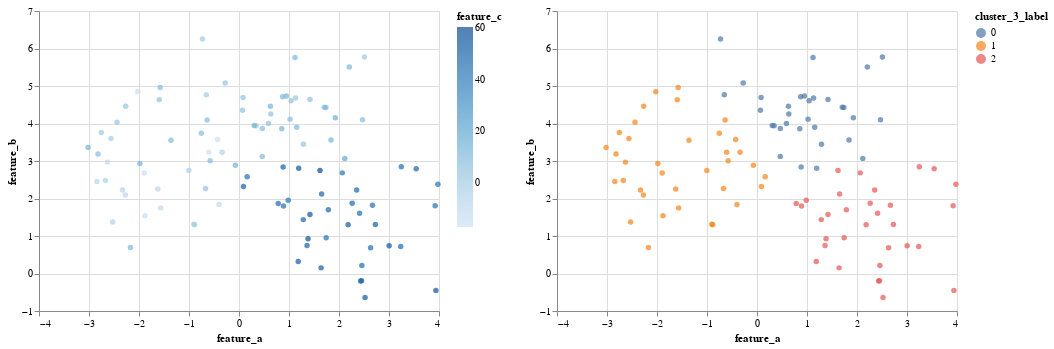

The notebook cell saved with this chart:
### Code cell
# Looks like 3 makes more sense, let's add feature_c to the visualization to see if we can find a relationship:
chart_c = alt.Chart(data).mark_circle().encode(
    x='feature_a',
    y='feature_b',
    color='feature_c'
)

chart_c | chart3

### Figure 1 — Vega-Lite specification as saved in the notebook (floating-point values rounded to 4 significant figures)
{"config": {"view": {"continuousWidth": 400, "continuousHeight": 300}}, "hconcat": [{"mark": "circle", "encoding": {"color": {"type": "quantitative", "field": "feature_c"}, "x": {"type": "quantitative", "field": "feature_a"}, "y": {"type": "quantitative", "field": "feature_b"}}}, {"mark": "circle", "encoding": {"color": {"type": "nominal", "field": "cluster_3_label"}, "x": {"type": "quantitative", "field": "feature_a"}, "y": {"type": "quantitative", "field": "feature_b"}}}], "data": {"name": "data-f8f5c1dab589384a2470c63277bb1946"}, "$schema": "https://vega.github.io/schema/vega-lite/v4.8.1.json", "datasets": {"data-f8f5c1dab589384a2470c63277bb1946": [{"feature_a": 2.632, "feature_b": 0.6894, "feature_c": 45.57, "cluster_3_label": 2, "cluster_4_label": 0}, {"feature_a": 0.0808, "feature_b": 4.691, "feature_c": 5.274, "cluster_3_label": 0, "cluster_4_label": 1}, {"feature_a": 3.003, "feature_b": 0.7427, "feature_c": 56.15, "cluster_3_label": 2, "cluster_4_label": 0}, {"feature_a": -0.6376, "feature_b": 4.091, "feature_c": 9.54, "cluster_3_label": 1, "cluster_4_label": 1}, {"feature_a": -0.07228, "feature_b": 2.884, "feature_c": 14.9, "cluster_3_label": 1, "cluster_4_label": 1}, {"feature_a": 0.6284, "feature_b": 4.46, "feature_c": 13.23, "cluster_3_label": 0, "cluster_4_label": 2}, {"feature_a": -2.674, "feature_b": 2.48, "feature_c": -2.954, "cluster_3_label": 1, "cluster_4_label": 3}, {"feature_a": -0.5775, "feature_b": 3.005, "feature_c": 9.183, "cluster_3_label": 1, "cluster_4_label": 1}, {"feature_a": 2.728, "feature_b": 1.305, "feature_c": 51.86, "cluster_3_label": 2, "cluster_4_label": 0}, {"feature_a": 0.3419, "feature_b": 3.941, "feature_c": 0.8631, "cluster_3_label": 0, "cluster_4_label": 2}, {"feature_a": 1.705, "feature_b": 4.433, "feature_c": 8.382, "cluster_3_label": 0, "cluster_4_label": 2}, {"feature_a": 2.207, "feature_b": 5.506, "feature_c": 11.83, "cluster_3_label": 0, "cluster_4_label": 2}, {"feature_a": 2.521, "feature_b": -0.6386, "feature_c": 52.9, "cluster_3_label": 2, "cluster_4_label": 0}, {"feature_a": 2.509, "feature_b": 5.773, "feature_c": 1.585, "cluster_3_label": 0, "cluster_4_label": 2}, {"feature_a": -2.272, "feature_b": 2.091, "feature_c": -7.918, "cluster_3_label": 1, "cluster_4_label": 3}, {"feature_a": 3.923, "feature_b": 1.804, "feature_c": 43.81, "cluster_3_label": 2, "cluster_4_label": 0}, {"feature_a": -1.625, "feature_b": 2.254, "feature_c": -8.337, "cluster_3_label": 1, "cluster_4_label": 3}, {"feature_a": 0.1631, "feature_b": 2.578, "feature_c": 45.26, "cluster_3_label": 1, "cluster_4_label": 1}, {"feature_a": -1.595, "feature_b": 4.631, "feature_c": 5.496, "cluster_3_label": 1, "cluster_4_label": 1}, {"feature_a": -2.631, "feature_b": 2.97, "feature_c": -10.94, "cluster_3_label": 1, "cluster_4_label": 3}, {"feature_a": -2.171, "feature_b": 0.6945, "feature_c": 10.87, "cluster_3_label": 1, "cluster_4_label": 3}, {"feature_a": -1.566, "feature_b": 1.75, "feature_c": -11.37, "cluster_3_label": 1, "cluster_4_label": 3}, {"feature_a": -0.8868, "feature_b": 1.301, "feature_c": -3.439, "cluster_3_label": 1, "cluster_4_label": 3}, {"feature_a": 0.08848, "feature_b": 2.323, "feature_c": 51.41, "cluster_3_label": 1, "cluster_4_label": 1}, {"feature_a": 0.9845, "feature_b": 1.952, "feature_c": 43.06, "cluster_3_label": 2, "cluster_4_label": 0}, {"feature_a": 2.182, "feature_b": 1.3, "feature_c": 53.21, "cluster_3_label": 2, "cluster_4_label": 0}, {"feature_a": 1.285, "feature_b": 1.437, "feature_c": 48.93, "cluster_3_label": 2, "cluster_4_label": 0}, {"feature_a": 0.8901, "feature_b": 1.798, "feature_c": 44.99, "cluster_3_label": 2, "cluster_4_label": 0}, {"feature_a": -1.896, "feature_b": 2.679, "feature_c": -15.13, "cluster_3_label": 1, "cluster_4_label": 3}, {"feature_a": -0.7551, "feature_b": 3.741, "feature_c": 8.441, "cluster_3_label": 1, "cluster_4_label": 1}, {"feature_a": 1.12, "feature_b": 5.758, "feature_c": 11.25, "cluster_3_label": 0, "cluster_4_label": 2}, {"feature_a": 3.544, "feature_b": 2.794, "feature_c": 49.57, "cluster_3_label": 2, "cluster_4_label": 0}, {"feature_a": 1.642, "feature_b": 0.1502, "feature_c": 52.53, "cluster_3_label": 2, "cluster_4_label": 0}, {"feature_a": 2.47, "feature_b": 4.099, "feature_c": 8.182, "cluster_3_label": 0, "cluster_4_label": 2}, {"feature_a": -1.982, "feature_b": 2.935, "feature_c": 14.61, "cluster_3_label": 1, "cluster_4_label": 3}, {"feature_a": 0.8562, "feature_b": 3.862, "feature_c": 12.71, "cluster_3_label": 0, "cluster_4_label": 2}, {"feature_a": 0.8731, "feature_b": 4.714, "feature_c": 11.24, "cluster_3_label": 0, "cluster_4_label": 2}, {"feature_a": 1.381, "feature_b": 0.9295, "feature_c": 57.52, "cluster_3_label": 2, "cluster_4_label": 0}, {"feature_a": 2.412, "feature_b": 1.604, "feature_c": 45.21, "cluster_3_label": 2, "cluster_4_label": 0}, {"feature_a": -2.266, "feature_b": 4.461, "feature_c": 3.985, "cluster_3_label": 1, "cluster_4_label": 1}, {"feature_a": -0.4003, "feature_b": 1.838, "feature_c": -10.83, "cluster_3_label": 1, "cluster_4_label": 3}, {"feature_a": 2.458, "feature_b": 0.2129, "feature_c": 46.05, "cluster_3_label": 2, "cluster_4_label": 0}, {"feature_a": 2.354, "feature_b": 2.224, "feature_c": 48.16, "cluster_3_label": 2, "cluster_4_label": 0}, {"feature_a": -0.73, "feature_b": 6.255, "feature_c": 0.708, "cluster_3_label": 0, "cluster_4_label": 1}, {"feature_a": 1.131, "feature_b": 4.682, "feature_c": 3.322, "cluster_3_label": 0, "cluster_4_label": 2}, {"feature_a": 0.4666, "feature_b": 3.866, "feature_c": 9.547, "cluster_3_label": 0, "cluster_4_label": 2}, {"feature_a": 1.184, "feature_b": 0.3188, "feature_c": 52.99, "cluster_3_label": 2, "cluster_4_label": 0}, {"feature_a": 1.361, "feature_b": 0.748, "feature_c": 50.44, "cluster_3_label": 2, "cluster_4_label": 0}, {"feature_a": -2.44, "feature_b": 4.035, "feature_c": 4.114, "cluster_3_label": 1, "cluster_4_label": 1}, {"feature_a": -1.004, "feature_b": 2.746, "feature_c": -2.283, "cluster_3_label": 1, "cluster_4_label": 3}, {"feature_a": 0.6363, "feature_b": 4.254, "feature_c": 4.241, "cluster_3_label": 0, "cluster_4_label": 2}, {"feature_a": 1.419, "feature_b": 1.574, "feature_c": 56.23, "cluster_3_label": 2, "cluster_4_label": 0}, {"feature_a": 0.06897, "feature_b": 4.356, "feature_c": 5.529, "cluster_3_label": 0, "cluster_4_label": 1}, {"feature_a": 2.264, "feature_b": 1.874, "feature_c": 48.6, "cluster_3_label": 2, "cluster_4_label": 0}, {"feature_a": -2.025, "feature_b": 4.847, "feature_c": -13.44, "cluster_3_label": 1, "cluster_4_label": 1}, {"feature_a": -0.6701, "feature_b": 2.267, "feature_c": 4.248, "cluster_3_label": 1, "cluster_4_label": 3}, {"feature_a": 3.234, "feature_b": 0.7177, "feature_c": 47.13, "cluster_3_label": 2, "cluster_4_label": 0}, {"feature_a": 2.066, "feature_b": 2.684, "feature_c": 41.65, "cluster_3_label": 2, "cluster_4_label": 0}, {"feature_a": 1.022, "feature_b": 4.117, "feature_c": 8.173, "cluster_3_label": 0, "cluster_4_label": 2}, {"feature_a": 3.938, "feature_b": -0.4501, "feature_c": 55.86, "cluster_3_label": 2, "cluster_4_label": 0}, {"feature_a": 0.7848, "feature_b": 1.867, "feature_c": 46.62, "cluster_3_label": 2, "cluster_4_label": 0}, {"feature_a": -2.82, "feature_b": 3.185, "feature_c": 8.625, "cluster_3_label": 1, "cluster_4_label": 3}, {"feature_a": -2.33, "feature_b": 2.228, "feature_c": -6.057, "cluster_3_label": 1, "cluster_4_label": 3}, {"feature_a": -1.36, "feature_b": 3.553, "feature_c": 9.836, "cluster_3_label": 1, "cluster_4_label": 1}, {"feature_a": -3.018, "feature_b": 3.357, "feature_c": 13.83, "cluster_3_label": 1, "cluster_4_label": 3}, {"feature_a": 1.652, "feature_b": 2.12, "feature_c": 49.74, "cluster_3_label": 2, "cluster_4_label": 0}, {"feature_a": 1.737, "feature_b": 4.425, "feature_c": 12.41, "cluster_3_label": 0, "cluster_4_label": 2}, {"feature_a": -2.527, "feature_b": 1.373, "feature_c": -4.764, "cluster_3_label": 1, "cluster_4_label": 3}, {"feature_a": 1.744, "feature_b": 0.9538, "feature_c": 43.29, "cluster_3_label": 2, "cluster_4_label": 0}, {"feature_a": 1.926, "feature_b": 4.152, "feature_c": 15.94, "cluster_3_label": 0, "cluster_4_label": 2}, {"feature_a": -0.606, "feature_b": 3.237, "feature_c": -16.93, "cluster_3_label": 1, "cluster_4_label": 1}, {"feature_a": 3.246, "feature_b": 2.849, "feature_c": 45.21, "cluster_3_label": 2, "cluster_4_label": 0}, {"feature_a": -1.577, "feature_b": 4.957, "feature_c": 10.0, "cluster_3_label": 1, "cluster_4_label": 1}, {"feature_a": 3.978, "feature_b": 2.378, "feature_c": 44.36, "cluster_3_label": 2, "cluster_4_label": 0}, {"feature_a": 1.194, "feature_b": 2.808, "feature_c": 55.08, "cluster_3_label": 0, "cluster_4_label": 2}, {"feature_a": 2.116, "feature_b": 3.069, "feature_c": 19.56, "cluster_3_label": 0, "cluster_4_label": 2}, {"feature_a": 1.154, "feature_b": 3.902, "feature_c": 11.0, "cluster_3_label": 0, "cluster_4_label": 2}, {"feature_a": 0.3038, "feature_b": 3.944, "feature_c": 15.0, "cluster_3_label": 0, "cluster_4_label": 2}, {"feature_a": -1.881, "feature_b": 1.543, "feature_c": -12.89, "cluster_3_label": 1, "cluster_4_label": 3}, {"feature_a": 2.432, "feature_b": -0.2017, "feature_c": 45.61, "cluster_3_label": 2, "cluster_4_label": 0}, {"feature_a": -0.2765, "feature_b": 5.081, "feature_c": 3.821, "cluster_3_label": 0, "cluster_4_label": 1}, {"feature_a": 1.043, "feature_b": 4.606, "feature_c": 6.753, "cluster_3_label": 0, "cluster_4_label": 2}, {"feature_a": 1.787, "feature_b": 1.7, "feature_c": 48.65, "cluster_3_label": 2, "cluster_4_label": 0}, {"feature_a": -0.6539, "feature_b": 4.767, "feature_c": -0.4182, "cluster_3_label": 0, "cluster_4_label": 1}, {"feature_a": 0.8821, "feature_b": 2.841, "feature_c": 50.82, "cluster_3_label": 0, "cluster_4_label": 2}, {"feature_a": 1.42, "feature_b": 4.637, "feature_c": 6.998, "cluster_3_label": 0, "cluster_4_label": 2}, {"feature_a": 0.9481, "feature_b": 4.732, "feature_c": 12.38, "cluster_3_label": 0, "cluster_4_label": 2}, {"feature_a": 0.4655, "feature_b": 3.123, "feature_c": 10.18, "cluster_3_label": 0, "cluster_4_label": 2}, {"feature_a": 2.669, "feature_b": 1.82, "feature_c": 45.33, "cluster_3_label": 2, "cluster_4_label": 0}, {"feature_a": 0.5889, "feature_b": 4.001, "feature_c": 6.511, "cluster_3_label": 0, "cluster_4_label": 2}, {"feature_a": 1.62, "feature_b": 2.747, "feature_c": 60.3, "cluster_3_label": 2, "cluster_4_label": 2}, {"feature_a": 2.451, "feature_b": -0.1954, "feature_c": 51.64, "cluster_3_label": 2, "cluster_4_label": 0}, {"feature_a": -0.4272, "feature_b": 3.573, "feature_c": -14.76, "cluster_3_label": 1, "cluster_4_label": 1}, {"feature_a": -2.561, "feature_b": 3.599, "feature_c": -1.196, "cluster_3_label": 1, "cluster_4_label": 3}, {"feature_a": -2.843, "feature_b": 2.456, "feature_c": -7.006, "cluster_3_label": 1, "cluster_4_label": 3}, {"feature_a": -0.3389, "feature_b": 3.235, "feature_c": -4.664, "cluster_3_label": 1, "cluster_4_label": 1}, {"feature_a": 1.289, "feature_b": 3.45, "feature_c": 4.589, "cluster_3_label": 0, "cluster_4_label": 2}, {"feature_a": 1.841, "feature_b": 3.562, "feature_c": 13.47, "cluster_3_label": 0, "cluster_4_label": 2}, {"feature_a": -0.9017, "feature_b": 1.316, "feature_c": 1.005, "cluster_3_label": 1, "cluster_4_label": 3}, {"feature_a": -2.752, "feature_b": 3.762, "feature_c": 0.7559, "cluster_3_label": 1, "cluster_4_label": 3}]}}
